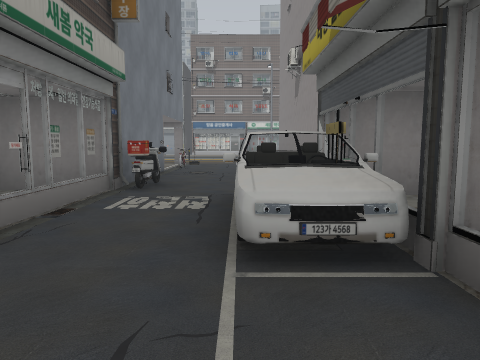
view 1 (above)

24 first-person views from a walk through a Unity game level. The camera is 1.2 m above the floor, tilts 6° down and sees 70° across. The floor is counted in squares, 2 m on a side. Each view is taken from the middle of a square. On the plan, view 1 faces up. The plan holds only what a view shows up to about 10 squares ahead; the rest is blank. The place goes on beyond the plan. The player is left out. Some surface patterns are stand-ins.

view 2
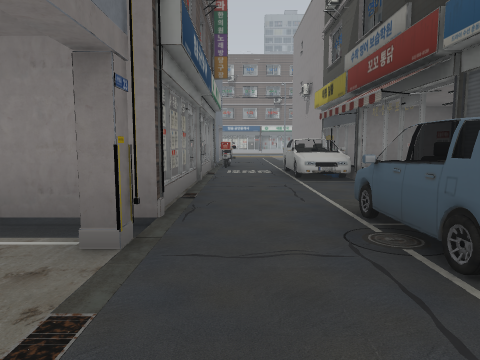

view 3
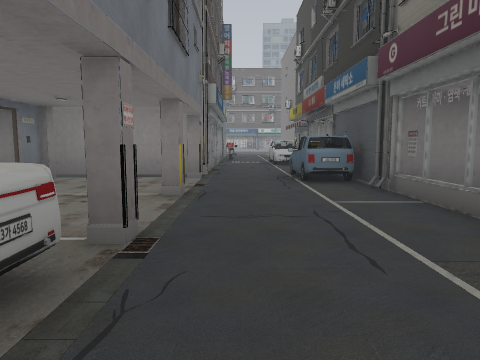

view 4
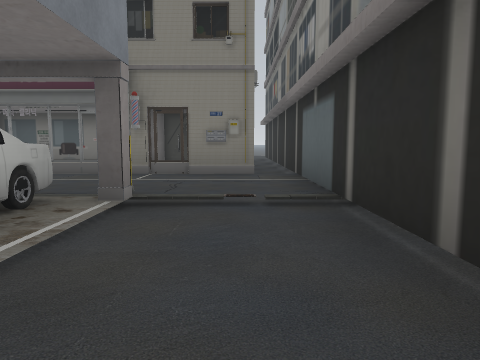

view 5
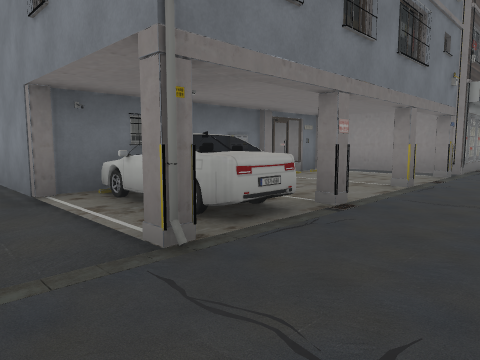

view 6
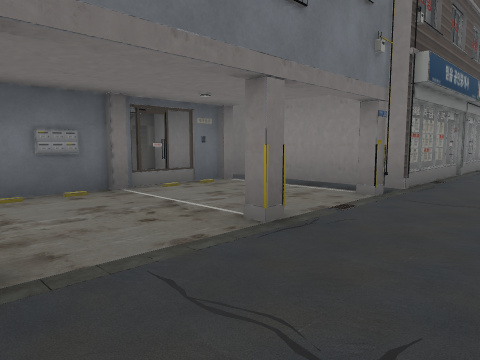

view 7
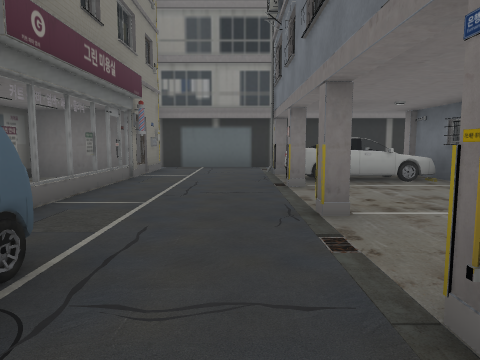

view 8
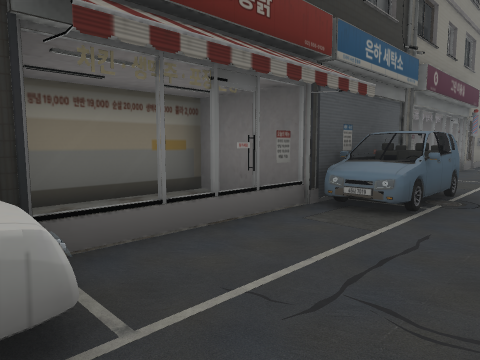

view 9
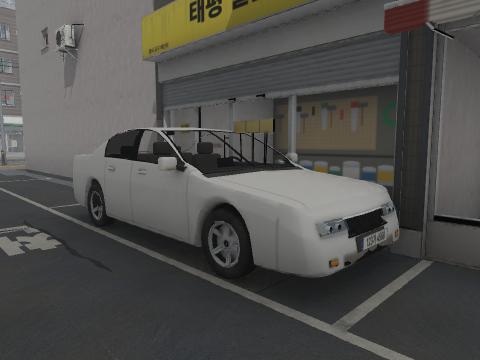

view 10
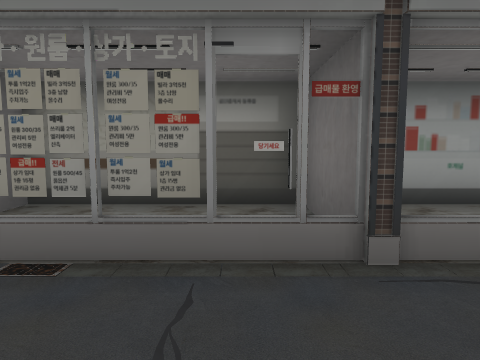

view 11
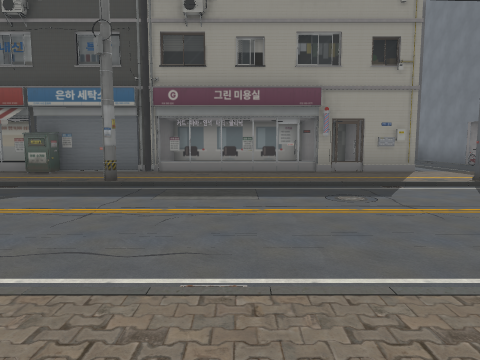

view 12
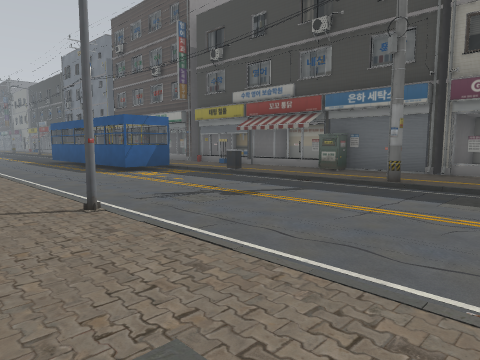

view 13
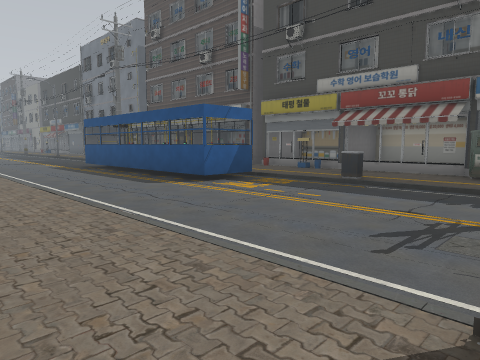

view 14
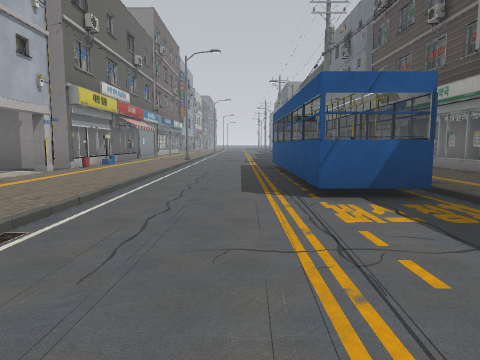

view 15
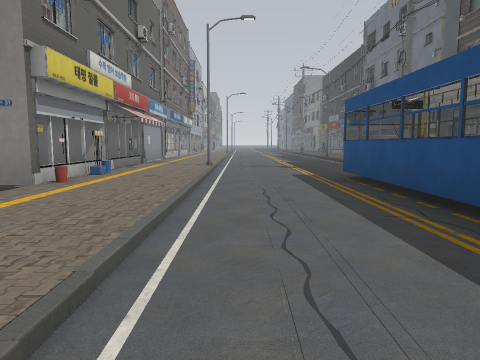

view 16
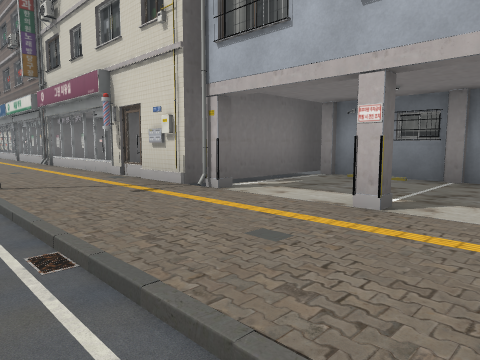

view 17
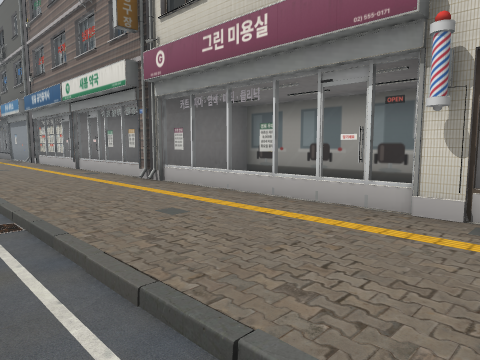

view 18
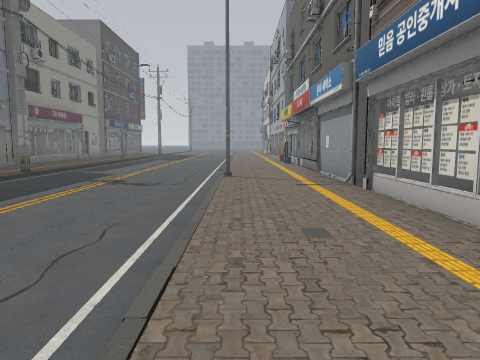

view 19
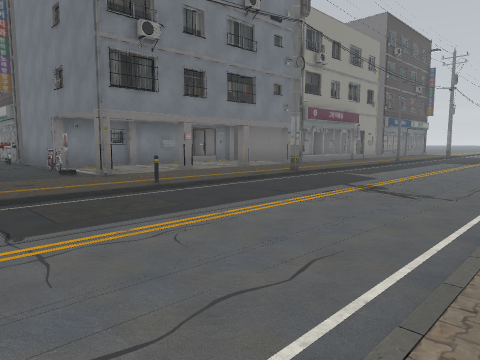

view 20
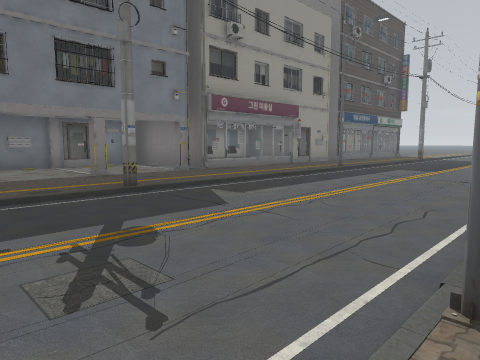

view 21
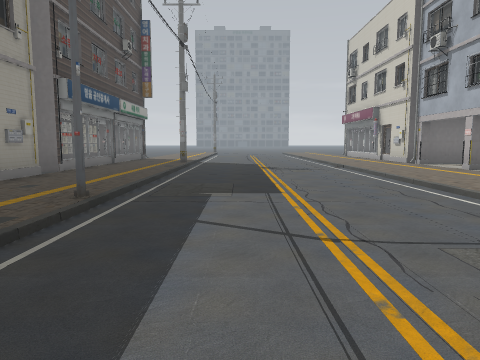

view 22
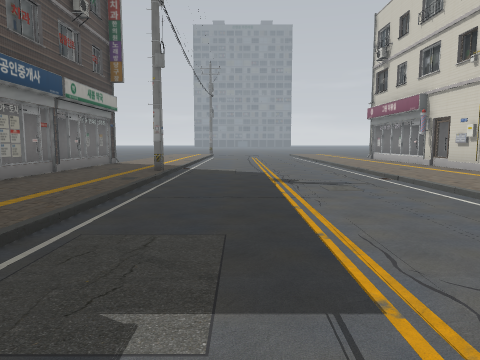

view 23
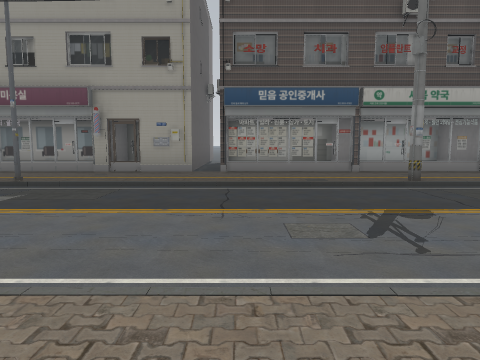

view 24
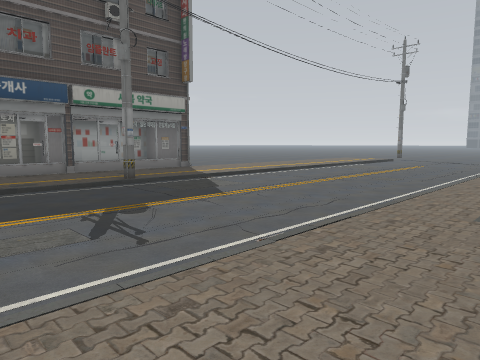

### Floor plan
Key: @ floor where view 1 was taken; # wall or solid block; . main floor; - floor 0.25 m lower than the main floor; / step, stairs or slope; = window, fence, low wall or low ledge; O other object.
Columns run from 21 left of view 1 to 22 right of it. Each row starts with its distance up from view 1.
 21                            #  #
 20 O  #               O #   OOO  #      /###  #
 19 OOO#O.O O    #==###OOOOO=OOOO=#O.O.O./#=#==#
 18 .........    ...............................
 17 ..........   ....#...........#............#.
 16 ----------------------- --------------------
 15 ----------------------- --------------------
 14 ----------------------------------OOOOOO----
 13 ----------------------------------OOOOOO  --
 12 ...#......#.....#.....#.....#...O....
 11 ..............................O.......
 10  =OOOOO##OOOO  O O O#.##OOOO#=#==#==#OOOOOO
  9  ############      .O.####### ####     #
  8        #        ## ...#
  7                O   #..#
  6               ##   #..#
  5                    #O.#
  4                   OO.O#
  3                   #O.O#
  2                   #O.O###
  1                   #O..=.#
  0                  ##O.@=.#
 -1                 ##OO.O###
 -2                ## .O.O#
 -3                #O  ...#
 -4                ##  O..OO#
 -5                 #  ...O #
 -6                 #  O..O #
 -7                 #OOO..O##
 -8                ##--O..##
 -9                 ----..#
-10                 #######

Positions as (right, up) in squares from view 1, and headings:
1: (0, 0), facing up
2: (-1, -4), facing up
3: (-1, -8), facing up
4: (-5, -9), facing right
5: (0, -9), facing up-left
6: (0, -6), facing up-left
7: (-1, -1), facing down
8: (-1, 2), facing down-right
9: (-1, 1), facing up-right
10: (0, 1), facing left
11: (5, 18), facing down
12: (5, 18), facing down-right
13: (8, 18), facing down-right
14: (9, 15), facing right
15: (12, 16), facing right
16: (13, 16), facing up-left
17: (8, 16), facing up-left
18: (2, 17), facing left
19: (1, 17), facing down-left
20: (-3, 17), facing down-left
21: (-8, 14), facing left
22: (-11, 14), facing left
23: (-15, 18), facing down
24: (-15, 18), facing down-left
